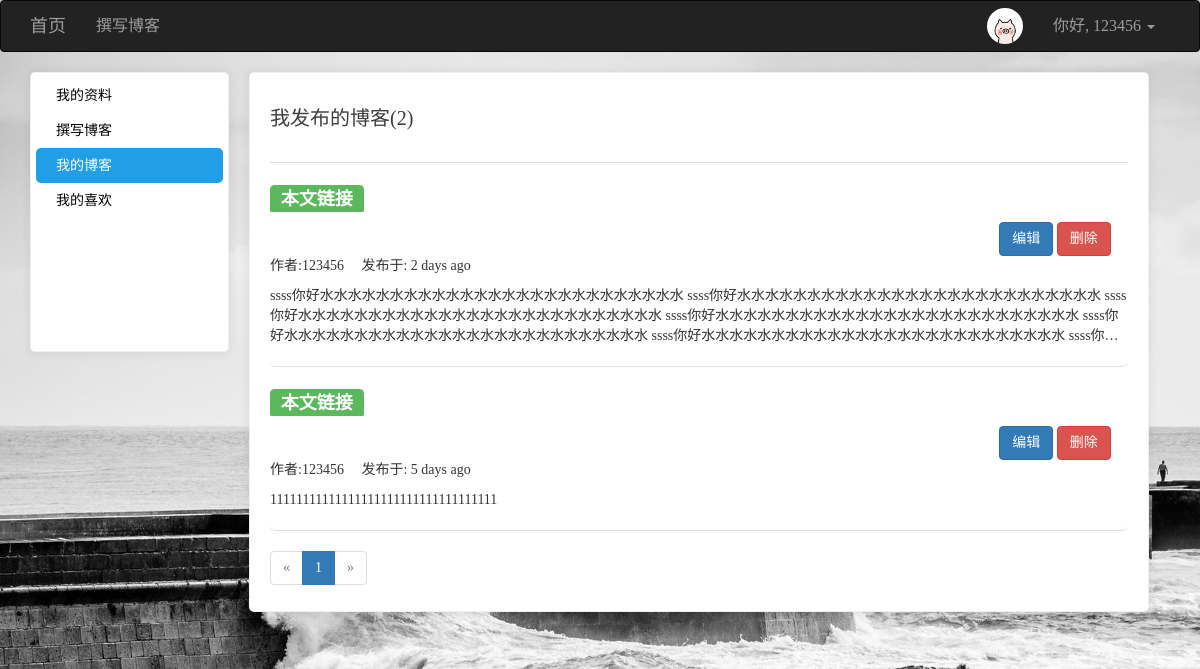
/user/my_blog/123456 (signed in), run on an earlier commit of the app's database.
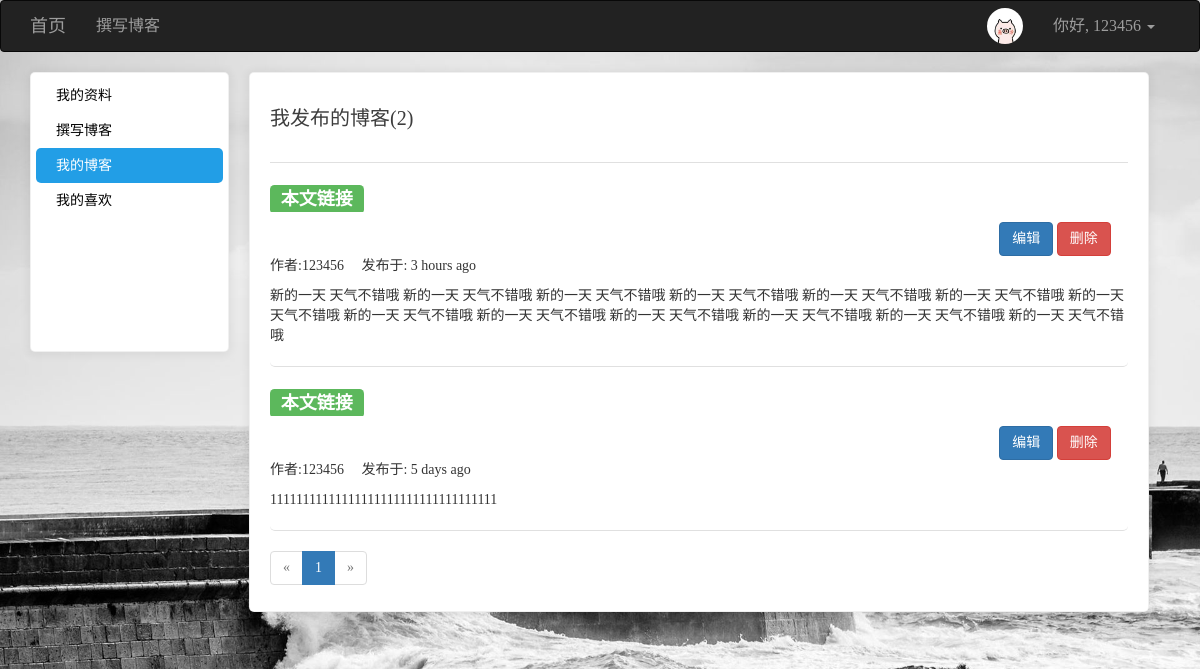
And on a later commit of the database.
### app/models/posts.py (models this page shows, shortened)
class Posts(db.Model):
    __tablename__ = 'posts'
    id = db.Column(db.Integer, primary_key=True)
    rid = db.Column(db.Integer, index=True, default=0)
    content = db.Column(db.Text)
    timestamp = db.Column(db.DateTime, default=datetime.utcnow)
    uid = db.Column(db.Integer, db.ForeignKey('users.id', ondelete='CASCADE'))
    comments = db.relationship('Comment', backref='post', lazy='dynamic', cascade='all, delete-orphan')
    body_html = db.Column(db.Text)
    body_text = db.Column(db.Text)

### app/models/users.py (models this page shows, shortened)
class User(UserMixin, db.Model):
    __tablename__ = 'users'
    id = db.Column(db.Integer, primary_key=True)
    username = db.Column(db.String(64), unique=True)
    password_hash = db.Column(db.String(128))
    email = db.Column(db.String(128), unique=True)
    confirmed = db.Column(db.Boolean, default=False)
    icon = db.Column(db.String(64), default='default.jpg')
    name = db.Column(db.String(64))
    location = db.Column(db.String(64))
    about_me = db.Column(db.Text())
    member_since = db.Column(db.DateTime(), default=datetime.utcnow)
    last_seen = db.Column(db.DateTime(), default=datetime.utcnow)
    posts = db.relationship('Posts', backref='user', lazy='dynamic', cascade='all, delete-orphan')
    favorites = db.relationship('Posts', secondary="collections", backref=db.backref('users', lazy='dynamic'), lazy='dynamic')
    comments = db.relationship('Comment', backref='user', lazy='dynamic', cascade='all, delete-orphan')
    @property
    def password(self):
        raise AttributeError('密码不可读')
    def ping(self):
        self.last_seen = datetime.utcnow()
        db.session.add(self)
        db.session.commit()

### app/views/user.py (the view)
@user.route('/my_blog/<username>')
def my_blog(username):
    u = User.query.filter_by(username=username).first_or_404()
    page = request.args.get('page', 1, type=int)  # 用户想查看第几页
    pagination = u.posts.order_by(Posts.timestamp.desc()).paginate(page, per_page=5, error_out=False)
    posts = pagination.items
    return render_template('user/myblog.html', user=u, posts=posts, pagination=pagination)

### app/models/users.py (called while the page is built)
@loginmanager.user_loader
def user_loader(uid):
    return User.query.get(int(uid))

### app/views/user.py (called while the page is built)
@user.before_app_request
def before_request():
    if current_user.is_authenticated:
        current_user.ping()

### app/templates/user/myblog.html (shortened to what this page needs)
{% extends 'commons/base.html' %}
{% from 'commons/macro.html' import pagination_show %}
{% block styles %}
    {{ super() }}
{% endblock %}
{% block page_content %}
    <div class="left_cont" style="background: white" >
        <ul>
            <li class="side1"><a href="{{ url_for('user.index', username=user.username) }}" class="aside">{% if current_user.username == user.username %}我{% else %}Ta{% endif %}的资料</a></li>
            {% if current_user.username == user.username %}
                <li class="side2"><a href="{{ url_for('posts.index') }}" class="aside">撰写博客</a></li>
            {% endif %}
            <li class="side3"><a href="{{ url_for('user.my_blog', username=user.username) }}">{% if current_user.username == user.username %}我{% else %}Ta{% endif %}的博客</a></li>
            <li class="side4"><a href="{{ url_for('user.my_fav', username=user.username) }}">{% if current_user.username == user.username %}我{% else %}Ta{% endif %}的喜欢</a></li>
        </ul>
    </div>
    <div class="right_cont" style="background: white; border: 1px solid rgba(0, 0, 0, .06); padding: 0 20px; box-shadow: 0 1px 10px 2px rgba(0, 0, 0, .06); border-radius: 5px">
        <h3>{% if current_user.username == user.username %}我{% else %}Ta{% endif %}发布的博客({{ user.posts.count() }})</h3>
        <div class="book">
            <ul class=entries>
                {% for post in posts %}
                    <li>
                        <h1>
                            <a target="_blank" href="{{ url_for('posts.post_show', id=post.id) }}"><span class="label label-success">本文链接</span></a>
                        </h1>
                        {% if current_user.username == post.user.username %}
                            <a style="position: relative; left: 85%; top: 0px" href="{{ url_for('posts.edit', id=post.id) }}"><span class="btn btn-primary">编辑</span></a>
                            <a style="position: relative; left: 85%; top: 0px" href="{{ url_for('user.del_post', id=post.id) }}"><span class="btn btn-danger">删除</span></a>
                        {% endif %}
                        <br>
                        <span>作者:{{ post.user.username }}</span>&nbsp;&nbsp;&nbsp;&nbsp;&nbsp;<span>发布于: {{ moment(post.timestamp).fromNow() }}</span>
                        <p style="overflow: hidden; text-overflow: ellipsis; word-break: break-all">
                            {% if post.body_html %}
                                {{ post.body_text }}
                            {% else %}
                                {{ post.content }}
                            {% endif %}
                        </p>
                    </li>
                {% endfor %}
                {{ pagination_show(pagination,'user.my_blog',user.username) }}
            </ul>
        </div>
    </div>
{% endblock %}

What changed in the data, as far as the page shows it:
changed Posts: timestamp "2 days ago" → "3 hours ago"; body_text "ssss你好水水水水水水水水水水水水水水水水水水水水水水水水水水 ssss你好水水水水水水水水水水水水水水水水水水水水水水水水水水 ssss你好水水水水水水水水水水水水水水水水水水水水水水水水水水 ssss你好水水水水水水水水水水水水水水水水水水水水水水水水水水 ssss你好水水水水水水水水水水水水水水水水水水水水水水水水水水…" → "新的一天 天气不错哦 新的一天 天气不错哦 新的一天 天气不错哦 新的一天 天气不错哦 新的一天 天气不错哦 新的一天 天气不错哦 新的一天 天气不错哦 新的一天 天气不错哦 新的一天 天气不错哦 新的一天 天气不错哦 新的一天 天气不错哦 新的一天 天气不错哦 新的一天 天气不错哦"
